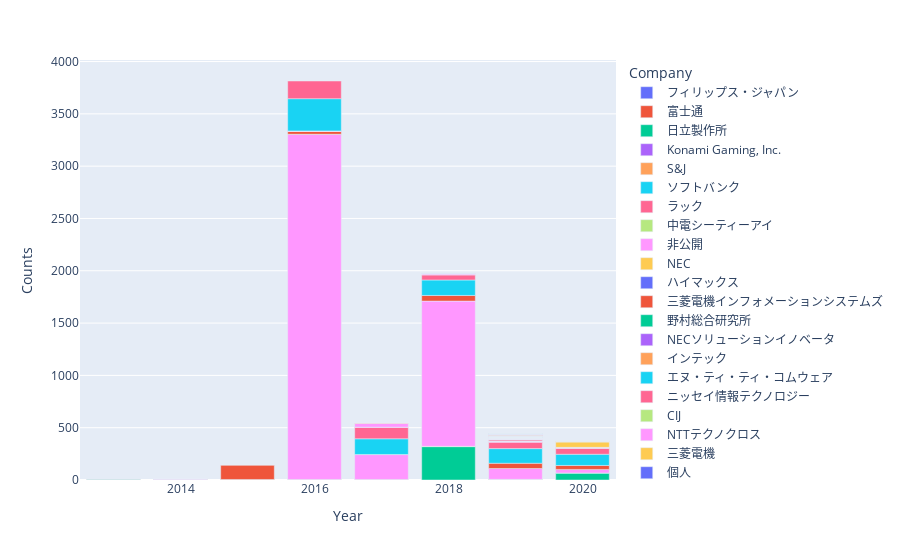

Here is the notebook cell this chart was saved with:
### Code cell
fig = px.bar(
    df_for_plotly,
    x = "Year",
    y = "Counts",
    color = "Company",
)
fig.show()

### Figure 1 — Plotly figure (JSON) as saved in the notebook; plotly's stock layout.template omitted (floating-point values rounded to 4 significant figures)
{"data": [{"alignmentgroup": "True", "hovertemplate": "Company=フィリップス・ジャパン<br>Year=%{x}<br>Counts=%{y}<extra></extra>", "legendgroup": "フィリップス・ジャパン", "marker": {"color": "#636efa"}, "name": "フィリップス・ジャパン", "offsetgroup": "フィリップス・ジャパン", "orientation": "v", "showlegend": true, "textposition": "auto", "type": "bar", "x": [2013], "xaxis": "x", "y": [1], "yaxis": "y"}, {"alignmentgroup": "True", "hovertemplate": "Company=富士通<br>Year=%{x}<br>Counts=%{y}<extra></extra>", "legendgroup": "富士通", "marker": {"color": "#EF553B"}, "name": "富士通", "offsetgroup": "富士通", "orientation": "v", "showlegend": true, "textposition": "auto", "type": "bar", "x": [2013, 2019], "xaxis": "x", "y": [1, 3], "yaxis": "y"}, {"alignmentgroup": "True", "hovertemplate": "Company=日立製作所<br>Year=%{x}<br>Counts=%{y}<extra></extra>", "legendgroup": "日立製作所", "marker": {"color": "#00cc96"}, "name": "日立製作所", "offsetgroup": "日立製作所", "orientation": "v", "showlegend": true, "textposition": "auto", "type": "bar", "x": [2013, 2018, 2019, 2020], "xaxis": "x", "y": [2, 319, 2, 66], "yaxis": "y"}, {"alignmentgroup": "True", "hovertemplate": "Company=Konami Gaming, Inc.<br>Year=%{x}<br>Counts=%{y}<extra></extra>", "legendgroup": "Konami Gaming, Inc.", "marker": {"color": "#ab63fa"}, "name": "Konami Gaming, Inc.", "offsetgroup": "Konami Gaming, Inc.", "orientation": "v", "showlegend": true, "textposition": "auto", "type": "bar", "x": [2014], "xaxis": "x", "y": [1], "yaxis": "y"}, {"alignmentgroup": "True", "hovertemplate": "Company=S&J<br>Year=%{x}<br>Counts=%{y}<extra></extra>", "legendgroup": "S&J", "marker": {"color": "#FFA15A"}, "name": "S&J", "offsetgroup": "S&J", "orientation": "v", "showlegend": true, "textposition": "auto", "type": "bar", "x": [2014], "xaxis": "x", "y": [1], "yaxis": "y"}, {"alignmentgroup": "True", "hovertemplate": "Company=ソフトバンク<br>Year=%{x}<br>Counts=%{y}<extra></extra>", "legendgroup": "ソフトバンク", "marker": {"color": "#19d3f3"}, "name": "ソフトバンク", "offsetgroup": "ソフトバンク", "orientation": "v", "showlegend": true, "textposition": "auto", "type": "bar", "x": [2014], "xaxis": "x", "y": [1], "yaxis": "y"}, {"alignmentgroup": "True", "hovertemplate": "Company=ラック<br>Year=%{x}<br>Counts=%{y}<extra></extra>", "legendgroup": "ラック", "marker": {"color": "#FF6692"}, "name": "ラック", "offsetgroup": "ラック", "orientation": "v", "showlegend": true, "textposition": "auto", "type": "bar", "x": [2014, 2015], "xaxis": "x", "y": [1, 1], "yaxis": "y"}, {"alignmentgroup": "True", "hovertemplate": "Company=中電シーティーアイ<br>Year=%{x}<br>Counts=%{y}<extra></extra>", "legendgroup": "中電シーティーアイ", "marker": {"color": "#B6E880"}, "name": "中電シーティーアイ", "offsetgroup": "中電シーティーアイ", "orientation": "v", "showlegend": true, "textposition": "auto", "type": "bar", "x": [2014, 2015, 2016, 2017, 2018, 2019, 2020], "xaxis": "x", "y": [2, 2, 5, 5, 3, 1, 1], "yaxis": "y"}, {"alignmentgroup": "True", "hovertemplate": "Company=非公開<br>Year=%{x}<br>Counts=%{y}<extra></extra>", "legendgroup": "非公開", "marker": {"color": "#FF97FF"}, "name": "非公開", "offsetgroup": "非公開", "orientation": "v", "showlegend": true, "textposition": "auto", "type": "bar", "x": [2014, 2016, 2017, 2018, 2019, 2020], "xaxis": "x", "y": [3, 3299, 238, 1388, 104, 34], "yaxis": "y"}, {"alignmentgroup": "True", "hovertemplate": "Company=NEC<br>Year=%{x}<br>Counts=%{y}<extra></extra>", "legendgroup": "NEC", "marker": {"color": "#FECB52"}, "name": "NEC", "offsetgroup": "NEC", "orientation": "v", "showlegend": true, "textposition": "auto", "type": "bar", "x": [2015, 2016, 2017], "xaxis": "x", "y": [1, 1, 1], "yaxis": "y"}, {"alignmentgroup": "True", "hovertemplate": "Company=ハイマックス<br>Year=%{x}<br>Counts=%{y}<extra></extra>", "legendgroup": "ハイマックス", "marker": {"color": "#636efa"}, "name": "ハイマックス", "offsetgroup": "ハイマックス", "orientation": "v", "showlegend": true, "textposition": "auto", "type": "bar", "x": [2015], "xaxis": "x", "y": [1], "yaxis": "y"}, {"alignmentgroup": "True", "hovertemplate": "Company=三菱電機インフォメーションシステムズ<br>Year=%{x}<br>Counts=%{y}<extra></extra>", "legendgroup": "三菱電機インフォメーションシステムズ", "marker": {"color": "#EF553B"}, "name": "三菱電機インフォメーションシステムズ", "offsetgroup": "三菱電機インフォメーションシステムズ", "orientation": "v", "showlegend": true, "textposition": "auto", "type": "bar", "x": [2015, 2016, 2018, 2019, 2020], "xaxis": "x", "y": [138, 28, 54, 50, 38], "yaxis": "y"}, {"alignmentgroup": "True", "hovertemplate": "Company=野村総合研究所<br>Year=%{x}<br>Counts=%{y}<extra></extra>", "legendgroup": "野村総合研究所", "marker": {"color": "#00cc96"}, "name": "野村総合研究所", "offsetgroup": "野村総合研究所", "orientation": "v", "showlegend": true, "textposition": "auto", "type": "bar", "x": [2015, 2016], "xaxis": "x", "y": [1, 1], "yaxis": "y"}, {"alignmentgroup": "True", "hovertemplate": "Company=NECソリューションイノベータ<br>Year=%{x}<br>Counts=%{y}<extra></extra>", "legendgroup": "NECソリューションイノベータ", "marker": {"color": "#ab63fa"}, "name": "NECソリューションイノベータ", "offsetgroup": "NECソリューションイノベータ", "orientation": "v", "showlegend": true, "textposition": "auto", "type": "bar", "x": [2016], "xaxis": "x", "y": [1], "yaxis": "y"}, {"alignmentgroup": "True", "hovertemplate": "Company=インテック<br>Year=%{x}<br>Counts=%{y}<extra></extra>", "legendgroup": "インテック", "marker": {"color": "#FFA15A"}, "name": "インテック", "offsetgroup": "インテック", "orientation": "v", "showlegend": true, "textposition": "auto", "type": "bar", "x": [2016], "xaxis": "x", "y": [2], "yaxis": "y"}, {"alignmentgroup": "True", "hovertemplate": "Company=エヌ・ティ・ティ・コムウェア<br>Year=%{x}<br>Counts=%{y}<extra></extra>", "legendgroup": "エヌ・ティ・ティ・コムウェア", "marker": {"color": "#19d3f3"}, "name": "エヌ・ティ・ティ・コムウェア", "offsetgroup": "エヌ・ティ・ティ・コムウェア", "orientation": "v", "showlegend": true, "textposition": "auto", "type": "bar", "x": [2016, 2017, 2018, 2019, 2020], "xaxis": "x", "y": [308, 150, 148, 140, 107], "yaxis": "y"}, {"alignmentgroup": "True", "hovertemplate": "Company=ニッセイ情報テクノロジー<br>Year=%{x}<br>Counts=%{y}<extra></extra>", "legendgroup": "ニッセイ情報テクノロジー", "marker": {"color": "#FF6692"}, "name": "ニッセイ情報テクノロジー", "offsetgroup": "ニッセイ情報テクノロジー", "orientation": "v", "showlegend": true, "textposition": "auto", "type": "bar", "x": [2016, 2017, 2018, 2019, 2020], "xaxis": "x", "y": [169, 110, 48, 61, 57], "yaxis": "y"}, {"alignmentgroup": "True", "hovertemplate": "Company=CIJ<br>Year=%{x}<br>Counts=%{y}<extra></extra>", "legendgroup": "CIJ", "marker": {"color": "#B6E880"}, "name": "CIJ", "offsetgroup": "CIJ", "orientation": "v", "showlegend": true, "textposition": "auto", "type": "bar", "x": [2017], "xaxis": "x", "y": [1], "yaxis": "y"}, {"alignmentgroup": "True", "hovertemplate": "Company=NTTテクノクロス<br>Year=%{x}<br>Counts=%{y}<extra></extra>", "legendgroup": "NTTテクノクロス", "marker": {"color": "#FF97FF"}, "name": "NTTテクノクロス", "offsetgroup": "NTTテクノクロス", "orientation": "v", "showlegend": true, "textposition": "auto", "type": "bar", "x": [2017, 2018, 2019], "xaxis": "x", "y": [38, 10, 9], "yaxis": "y"}, {"alignmentgroup": "True", "hovertemplate": "Company=三菱電機<br>Year=%{x}<br>Counts=%{y}<extra></extra>", "legendgroup": "三菱電機", "marker": {"color": "#FECB52"}, "name": "三菱電機", "offsetgroup": "三菱電機", "orientation": "v", "showlegend": true, "textposition": "auto", "type": "bar", "x": [2017], "xaxis": "x", "y": [1], "yaxis": "y"}, {"alignmentgroup": "True", "hovertemplate": "Company=個人<br>Year=%{x}<br>Counts=%{y}<extra></extra>", "legendgroup": "個人", "marker": {"color": "#636efa"}, "name": "個人", "offsetgroup": "個人", "orientation": "v", "showlegend": true, "textposition": "auto", "type": "bar", "x": [2018], "xaxis": "x", "y": [1], "yaxis": "y"}, {"alignmentgroup": "True", "hovertemplate": "Company=大阪府警察本部<br>Year=%{x}<br>Counts=%{y}<extra></extra>", "legendgroup": "大阪府警察本部", "marker": {"color": "#EF553B"}, "name": "大阪府警察本部", "offsetgroup": "大阪府警察本部", "orientation": "v", "showlegend": true, "textposition": "auto", "type": "bar", "x": [2018], "xaxis": "x", "y": [1], "yaxis": "y"}, {"alignmentgroup": "True", "hovertemplate": "Company=CCアーキテクト<br>Year=%{x}<br>Counts=%{y}<extra></extra>", "legendgroup": "CCアーキテクト", "marker": {"color": "#00cc96"}, "name": "CCアーキテクト", "offsetgroup": "CCアーキテクト", "orientation": "v", "showlegend": true, "textposition": "auto", "type": "bar", "x": [2019], "xaxis": "x", "y": [1], "yaxis": "y"}, {"alignmentgroup": "True", "hovertemplate": "Company=JCCソフト<br>Year=%{x}<br>Counts=%{y}<extra></extra>", "legendgroup": "JCCソフト", "marker": {"color": "#ab63fa"}, "name": "JCCソフト", "offsetgroup": "JCCソフト", "orientation": "v", "showlegend": true, "textposition": "auto", "type": "bar", "x": [2019], "xaxis": "x", "y": [1], "yaxis": "y"}, {"alignmentgroup": "True", "hovertemplate": "Company=Ovum Software<br>Year=%{x}<br>Counts=%{y}<extra></extra>", "legendgroup": "Ovum Software", "marker": {"color": "#FFA15A"}, "name": "Ovum Software", "offsetgroup": "Ovum Software", "orientation": "v", "showlegend": true, "textposition": "auto", "type": "bar", "x": [2019], "xaxis": "x", "y": [1], "yaxis": "y"}, {"alignmentgroup": "True", "hovertemplate": "Company=SHIFT<br>Year=%{x}<br>Counts=%{y}<extra></extra>", "legendgroup": "SHIFT", "marker": {"color": "#19d3f3"}, "name": "SHIFT", "offsetgroup": "SHIFT", "orientation": "v", "showlegend": true, "textposition": "auto", "type": "bar", "x": [2019], "xaxis": "x", "y": [1], "yaxis": "y"}, {"alignmentgroup": "True", "hovertemplate": "Company=みずほ情報総研<br>Year=%{x}<br>Counts=%{y}<extra></extra>", "legendgroup": "みずほ情報総研", "marker": {"color": "#FF6692"}, "name": "みずほ情報総研", "offsetgroup": "みずほ情報総研", "orientation": "v", "showlegend": true, "textposition": "auto", "type": "bar", "x": [2019, 2020], "xaxis": "x", "y": [15, 3], "yaxis": "y"}, {"alignmentgroup": "True", "hovertemplate": "Company=みずほ銀行<br>Year=%{x}<br>Counts=%{y}<extra></extra>", "legendgroup": "みずほ銀行", "marker": {"color": "#B6E880"}, "name": "みずほ銀行", "offsetgroup": "みずほ銀行", "orientation": "v", "showlegend": true, "textposition": "auto", "type": "bar", "x": [2019], "xaxis": "x", "y": [1], "yaxis": "y"}, {"alignmentgroup": "True", "hovertemplate": "Company=アイテック阪急阪神<br>Year=%{x}<br>Counts=%{y}<extra></extra>", "legendgroup": "アイテック阪急阪神", "marker": {"color": "#FF97FF"}, "name": "アイテック阪急阪神", "offsetgroup": "アイテック阪急阪神", "orientation": "v", "showlegend": true, "textposition": "auto", "type": "bar", "x": [2019], "xaxis": "x", "y": [1], "yaxis": "y"}, {"alignmentgroup": "True", "hovertemplate": "Company=アジア航測<br>Year=%{x}<br>Counts=%{y}<extra></extra>", "legendgroup": "アジア航測", "marker": {"color": "#FECB52"}, "name": "アジア航測", "offsetgroup": "アジア航測", "orientation": "v", "showlegend": true, "textposition": "auto", "type": "bar", "x": [2019], "xaxis": "x", "y": [1], "yaxis": "y"}, {"alignmentgroup": "True", "hovertemplate": "Company=インテグレーションテクノロジー<br>Year=%{x}<br>Counts=%{y}<extra></extra>", "legendgroup": "インテグレーションテクノロジー", "marker": {"color": "#636efa"}, "name": "インテグレーションテクノロジー", "offsetgroup": "インテグレーションテクノロジー", "orientation": "v", "showlegend": true, "textposition": "auto", "type": "bar", "x": [2019], "xaxis": "x", "y": [1], "yaxis": "y"}, {"alignmentgroup": "True", "hovertemplate": "Company=イー・フォース<br>Year=%{x}<br>Counts=%{y}<extra></extra>", "legendgroup": "イー・フォース", "marker": {"color": "#EF553B"}, "name": "イー・フォース", "offsetgroup": "イー・フォース", "orientation": "v", "showlegend": true, "textposition": "auto", "type": "bar", "x": [2019], "xaxis": "x", "y": [1], "yaxis": "y"}, {"alignmentgroup": "True", "hovertemplate": "Company=エクセディア・コンサルティング<br>Year=%{x}<br>Counts=%{y}<extra></extra>", "legendgroup": "エクセディア・コンサルティング", "marker": {"color": "#00cc96"}, "name": "エクセディア・コンサルティング", "offsetgroup": "エクセディア・コンサルティング", "orientation": "v", "showlegend": true, "textposition": "auto", "type": "bar", "x": [2019], "xaxis": "x", "y": [1], "yaxis": "y"}, {"alignmentgroup": "True", "hovertemplate": "Company=エリクソン・ジャパン<br>Year=%{x}<br>Counts=%{y}<extra></extra>", "legendgroup": "エリクソン・ジャパン", "marker": {"color": "#ab63fa"}, "name": "エリクソン・ジャパン", "offsetgroup": "エリクソン・ジャパン", "orientation": "v", "showlegend": true, "textposition": "auto", "type": "bar", "x": [2019], "xaxis": "x", "y": [1], "yaxis": "y"}, {"alignmentgroup": "True", "hovertemplate": "Company=クリモトビジネスアソシエイツ<br>Year=%{x}<br>Counts=%{y}<extra></extra>", "legendgroup": "クリモトビジネスアソシエイツ", "marker": {"color": "#FFA15A"}, "name": "クリモトビジネスアソシエイツ", "offsetgroup": "クリモトビジネスアソシエイツ", "orientation": "v", "showlegend": true, "textposition": "auto", "type": "bar", "x": [2019], "xaxis": "x", "y": [1], "yaxis": "y"}, {"alignmentgroup": "True", "hovertemplate": "Company=コンピュートロン<br>Year=%{x}<br>Counts=%{y}<extra></extra>", "legendgroup": "コンピュートロン", "marker": {"color": "#19d3f3"}, "name": "コンピュートロン", "offsetgroup": "コンピュートロン", "orientation": "v", "showlegend": true, "textposition": "auto", "type": "bar", "x": [2019], "xaxis": "x", "y": [1], "yaxis": "y"}, {"alignmentgroup": "True", "hovertemplate": "Company=スクウェア・エニックス<br>Year=%{x}<br>Counts=%{y}<extra></extra>", "legendgroup": "スクウェア・エニックス", "marker": {"color": "#FF6692"}, "name": "スクウェア・エニックス", "offsetgroup": "スクウェア・エニックス", "orientation": "v", "showlegend": true, "textposition": "auto", "type": "bar", "x": [2019], "xaxis": "x", "y": [1], "yaxis": "y"}, {"alignmentgroup": "True", "hovertemplate": "Company=ソフトウェアコントロール<br>Year=%{x}<br>Counts=%{y}<extra></extra>", "legendgroup": "ソフトウェアコントロール", "marker": {"color": "#B6E880"}, "name": "ソフトウェアコントロール", "offsetgroup": "ソフトウェアコントロール", "orientation": "v", "showlegend": true, "textposition": "auto", "type": "bar", "x": [2019], "xaxis": "x", "y": [1], "yaxis": "y"}, {"alignmentgroup": "True", "hovertemplate": "Company=ソフトバンク・テクノロジー<br>Year=%{x}<br>Counts=%{y}<extra></extra>", "legendgroup": "ソフトバンク・テクノロジー", "marker": {"color": "#FF97FF"}, "name": "ソフトバンク・テクノロジー", "offsetgroup": "ソフトバンク・テクノロジー", "orientation": "v", "showlegend": true, "textposition": "auto", "type": "bar", "x": [2019], "xaxis": "x", "y": [1], "yaxis": "y"}, {"alignmentgroup": "True", "hovertemplate": "Company=デンソー<br>Year=%{x}<br>Counts=%{y}<extra></extra>", "legendgroup": "デンソー", "marker": {"color": "#FECB52"}, "name": "デンソー", "offsetgroup": "デンソー", "orientation": "v", "showlegend": true, "textposition": "auto", "type": "bar", "x": [2019], "xaxis": "x", "y": [1], "yaxis": "y"}, {"alignmentgroup": "True", "hovertemplate": "Company=トヨタ自動車<br>Year=%{x}<br>Counts=%{y}<extra></extra>", "legendgroup": "トヨタ自動車", "marker": {"color": "#636efa"}, "name": "トヨタ自動車", "offsetgroup": "トヨタ自動車", "orientation": "v", "showlegend": true, "textposition": "auto", "type": "bar", "x": [2019], "xaxis": "x", "y": [1], "yaxis": "y"}, {"alignmentgroup": "True", "hovertemplate": "Company=ハルコム<br>Year=%{x}<br>Counts=%{y}<extra></extra>", "legendgroup": "ハルコム", "marker": {"color": "#EF553B"}, "name": "ハルコム", "offsetgroup": "ハルコム", "orientation": "v", "showlegend": true, "textposition": "auto", "type": "bar", "x": [2019], "xaxis": "x", "y": [1], "yaxis": "y"}, {"alignmentgroup": "True", "hovertemplate": "Company=ファースト<br>Year=%{x}<br>Counts=%{y}<extra></extra>", "legendgroup": "ファースト", "marker": {"color": "#00cc96"}, "name": "ファースト", "offsetgroup": "ファースト", "orientation": "v", "showlegend": true, "textposition": "auto", "type": "bar", "x": [2019], "xaxis": "x", "y": [1], "yaxis": "y"}, {"alignmentgroup": "True", "hovertemplate": "Company=マクニカ<br>Year=%{x}<br>Counts=%{y}<extra></extra>", "legendgroup": "マクニカ", "marker": {"color": "#ab63fa"}, "name": "マクニカ", "offsetgroup": "マクニカ", "orientation": "v", "showlegend": true, "textposition": "auto", "type": "bar", "x": [2019], "xaxis": "x", "y": [1], "yaxis": "y"}, {"alignmentgroup": "True", "hovertemplate": "Company=リコー<br>Year=%{x}<br>Counts=%{y}<extra></extra>", "legendgroup": "リコー", "marker": {"color": "#FFA15A"}, "name": "リコー", "offsetgroup": "リコー", "orientation": "v", "showlegend": true, "textposition": "auto", "type": "bar", "x": [2019, 2020], "xaxis": "x", "y": [1, 2], "yaxis": "y"}, {"alignmentgroup": "True", "hovertemplate": "Company=三井物産セキュアディレクション<br>Year=%{x}<br>Counts=%{y}<extra></extra>", "legendgroup": "三井物産セキュアディレクション", "marker": {"color": "#19d3f3"}, "name": "三井物産セキュアディレクション", "offsetgroup": "三井物産セキュアディレクション", "orientation": "v", "showlegend": true, "textposition": "auto", "type": "bar", "x": [2019], "xaxis": "x", "y": [1], "yaxis": "y"}, {"alignmentgroup": "True", "hovertemplate": "Company=三菱電機マイコン機器ソフトウエア<br>Year=%{x}<br>Counts=%{y}<extra></extra>", "legendgroup": "三菱電機マイコン機器ソフトウエア", "marker": {"color": "#FF6692"}, "name": "三菱電機マイコン機器ソフトウエア", "offsetgroup": "三菱電機マイコン機器ソフトウエア", "orientation": "v", "showlegend": true, "textposition": "auto", "type": "bar", "x": [2019], "xaxis": "x", "y": [1], "yaxis": "y"}, {"alignmentgroup": "True", "hovertemplate": "Company=京セラ<br>Year=%{x}<br>Counts=%{y}<extra></extra>", "legendgroup": "京セラ", "marker": {"color": "#B6E880"}, "name": "京セラ", "offsetgroup": "京セラ", "orientation": "v", "showlegend": true, "textposition": "auto", "type": "bar", "x": [2019], "xaxis": "x", "y": [1], "yaxis": "y"}, {"alignmentgroup": "True", "hovertemplate": "Company=力武健次技術士事務所<br>Year=%{x}<br>Counts=%{y}<extra></extra>", "legendgroup": "力武健次技術士事務所", "marker": {"color": "#FF97FF"}, "name": "力武健次技術士事務所", "offsetgroup": "力武健次技術士事務所", "orientation": "v", "showlegend": true, "textposition": "auto", "type": "bar", "x": [2019], "xaxis": "x", "y": [1], "yaxis": "y"}, {"alignmentgroup": "True", "hovertemplate": "Company=坂東技術士事務所<br>Year=%{x}<br>Counts=%{y}<extra></extra>", "legendgroup": "坂東技術士事務所", "marker": {"color": "#FECB52"}, "name": "坂東技術士事務所", "offsetgroup": "坂東技術士事務所", "orientation": "v", "showlegend": true, "textposition": "auto", "type": "bar", "x": [2019], "xaxis": "x", "y": [1], "yaxis": "y"}, {"alignmentgroup": "True", "hovertemplate": "Company=大脇技術士事務所<br>Year=%{x}<br>Counts=%{y}<extra></extra>", "legendgroup": "大脇技術士事務所", "marker": {"color": "#636efa"}, "name": "大脇技術士事務所", "offsetgroup": "大脇技術士事務所", "orientation": "v", "showlegend": true, "textposition": "auto", "type": "bar", "x": [2019], "xaxis": "x", "y": [1], "yaxis": "y"}, {"alignmentgroup": "True", "hovertemplate": "Company=太平洋工業<br>Year=%{x}<br>Counts=%{y}<extra></extra>", "legendgroup": "太平洋工業", "marker": {"color": "#EF553B"}, "name": "太平洋工業", "offsetgroup": "太平洋工業", "orientation": "v", "showlegend": true, "textposition": "auto", "type": "bar", "x": [2019], "xaxis": "x", "y": [1], "yaxis": "y"}, {"alignmentgroup": "True", "hovertemplate": "Company=山下設計<br>Year=%{x}<br>Counts=%{y}<extra></extra>", "legendgroup": "山下設計", "marker": {"color": "#00cc96"}, "name": "山下設計", "offsetgroup": "山下設計", "orientation": "v", "showlegend": true, "textposition": "auto", "type": "bar", "x": [2019], "xaxis": "x", "y": [1], "yaxis": "y"}, {"alignmentgroup": "True", "hovertemplate": "Company=山脇学園<br>Year=%{x}<br>Counts=%{y}<extra></extra>", "legendgroup": "山脇学園", "marker": {"color": "#ab63fa"}, "name": "山脇学園", "offsetgroup": "山脇学園", "orientation": "v", "showlegend": true, "textposition": "auto", "type": "bar", "x": [2019], "xaxis": "x", "y": [1], "yaxis": "y"}, {"alignmentgroup": "True", "hovertemplate": "Company=日本工営<br>Year=%{x}<br>Counts=%{y}<extra></extra>", "legendgroup": "日本工営", "marker": {"color": "#FFA15A"}, "name": "日本工営", "offsetgroup": "日本工営", "orientation": "v", "showlegend": true, "textposition": "auto", "type": "bar", "x": [2019], "xaxis": "x", "y": [2], "yaxis": "y"}, {"alignmentgroup": "True", "hovertemplate": "Company=日本ＮＣＲ<br>Year=%{x}<br>Counts=%{y}<extra></extra>", "legendgroup": "日本ＮＣＲ", "marker": {"color": "#19d3f3"}, "name": "日本ＮＣＲ", "offsetgroup": "日本ＮＣＲ", "orientation": "v", "showlegend": true, "textposition": "auto", "type": "bar", "x": [2019], "xaxis": "x", "y": [1], "yaxis": "y"}, {"alignmentgroup": "True", "hovertemplate": "Company=日立システムズ<br>Year=%{x}<br>Counts=%{y}<extra></extra>", "legendgroup": "日立システムズ", "marker": {"color": "#FF6692"}, "name": "日立システムズ", "offsetgroup": "日立システムズ", "orientation": "v", "showlegend": true, "textposition": "auto", "type": "bar", "x": [2019], "xaxis": "x", "y": [1], "yaxis": "y"}, {"alignmentgroup": "True", "hovertemplate": "Company=日立ソリューションズ・クリエイト<br>Year=%{x}<br>Counts=%{y}<extra></extra>", "legendgroup": "日立ソリューションズ・クリエイト", "marker": {"color": "#B6E880"}, "name": "日立ソリューションズ・クリエイト", "offsetgroup": "日立ソリューションズ・クリエイト", "orientation": "v", "showlegend": true, "textposition": "auto", "type": "bar", "x": [2019], "xaxis": "x", "y": [1], "yaxis": "y"}, {"alignmentgroup": "True", "hovertemplate": "Company=日立産機システム<br>Year=%{x}<br>Counts=%{y}<extra></extra>", "legendgroup": "日立産機システム", "marker": {"color": "#FF97FF"}, "name": "日立産機システム", "offsetgroup": "日立産機システム", "orientation": "v", "showlegend": true, "textposition": "auto", "type": "bar", "x": [2019], "xaxis": "x", "y": [1], "yaxis": "y"}, {"alignmentgroup": "True", "hovertemplate": "Company=東京ガスｉネット<br>Year=%{x}<br>Counts=%{y}<extra></extra>", "legendgroup": "東京ガスｉネット", "marker": {"color": "#FECB52"}, "name": "東京ガスｉネット", "offsetgroup": "東京ガスｉネット", "orientation": "v", "showlegend": true, "textposition": "auto", "type": "bar", "x": [2019], "xaxis": "x", "y": [1], "yaxis": "y"}, {"alignmentgroup": "True", "hovertemplate": "Company=東京工業高等専門学校<br>Year=%{x}<br>Counts=%{y}<extra></extra>", "legendgroup": "東京工業高等専門学校", "marker": {"color": "#636efa"}, "name": "東京工業高等専門学校", "offsetgroup": "東京工業高等専門学校", "orientation": "v", "showlegend": true, "textposition": "auto", "type": "bar", "x": [2019], "xaxis": "x", "y": [1], "yaxis": "y"}, {"alignmentgroup": "True", "hovertemplate": "Company=東芝インフラシステムズ<br>Year=%{x}<br>Counts=%{y}<extra></extra>", "legendgroup": "東芝インフラシステムズ", "marker": {"color": "#EF553B"}, "name": "東芝インフラシステムズ", "offsetgroup": "東芝インフラシステムズ", "orientation": "v", "showlegend": true, "textposition": "auto", "type": "bar", "x": [2019], "xaxis": "x", "y": [6], "yaxis": "y"}, {"alignmentgroup": "True", "hovertemplate": "Company=東芝デジタルソリューションズ<br>Year=%{x}<br>Counts=%{y}<extra></extra>", "legendgroup": "東芝デジタルソリューションズ", "marker": {"color": "#00cc96"}, "name": "東芝デジタルソリューションズ", "offsetgroup": "東芝デジタルソリューションズ", "orientation": "v", "showlegend": true, "textposition": "auto", "type": "bar", "x": [2019], "xaxis": "x", "y": [1], "yaxis": "y"}, {"alignmentgroup": "True", "hovertemplate": "Company=松下技術士事務所<br>Year=%{x}<br>Counts=%{y}<extra></extra>", "legendgroup": "松下技術士事務所", "marker": {"color": "#ab63fa"}, "name": "松下技術士事務所", "offsetgroup": "松下技術士事務所", "orientation": "v", "showlegend": true, "textposition": "auto", "type": "bar", "x": [2019], "xaxis": "x", "y": [1], "yaxis": "y"}, {"alignmentgroup": "True", "hovertemplate": "Company=柏原コンサルティングオフィス<br>Year=%{x}<br>Counts=%{y}<extra></extra>", "legendgroup": "柏原コンサルティングオフィス", "marker": {"color": "#FFA15A"}, "name": "柏原コンサルティングオフィス", "offsetgroup": "柏原コンサルティングオフィス", "orientation": "v", "showlegend": true, "textposition": "auto", "type": "bar", "x": [2019], "xaxis": "x", "y": [1], "yaxis": "y"}, {"alignmentgroup": "True", "hovertemplate": "Company=沖電気工業<br>Year=%{x}<br>Counts=%{y}<extra></extra>", "legendgroup": "沖電気工業", "marker": {"color": "#19d3f3"}, "name": "沖電気工業", "offsetgroup": "沖電気工業", "orientation": "v", "showlegend": true, "textposition": "auto", "type": "bar", "x": [2019], "xaxis": "x", "y": [1], "yaxis": "y"}, {"alignmentgroup": "True", "hovertemplate": "Company=石川Ｅ＆ＩＴ技術士事務所<br>Year=%{x}<br>Counts=%{y}<extra></extra>", "legendgroup": "石川Ｅ＆ＩＴ技術士事務所", "marker": {"color": "#FF6692"}, "name": "石川Ｅ＆ＩＴ技術士事務所", "offsetgroup": "石川Ｅ＆ＩＴ技術士事務所", "orientation": "v", "showlegend": true, "textposition": "auto", "type": "bar", "x": [2019], "xaxis": "x", "y": [1], "yaxis": "y"}, {"alignmentgroup": "True", "hovertemplate": "Company=神戸学院大学<br>Year=%{x}<br>Counts=%{y}<extra></extra>", "legendgroup": "神戸学院大学", "marker": {"color": "#B6E880"}, "name": "神戸学院大学", "offsetgroup": "神戸学院大学", "orientation": "v", "showlegend": true, "textposition": "auto", "type": "bar", "x": [2019], "xaxis": "x", "y": [1], "yaxis": "y"}, {"alignmentgroup": "True", "hovertemplate": "Company=鍜治技術士事務所<br>Year=%{x}<br>Counts=%{y}<extra></extra>", "legendgroup": "鍜治技術士事務所", "marker": {"color": "#FF97FF"}, "name": "鍜治技術士事務所", "offsetgroup": "鍜治技術士事務所", "orientation": "v", "showlegend": true, "textposition": "auto", "type": "bar", "x": [2019], "xaxis": "x", "y": [1], "yaxis": "y"}, {"alignmentgroup": "True", "hovertemplate": "Company=関電システムズ<br>Year=%{x}<br>Counts=%{y}<extra></extra>", "legendgroup": "関電システムズ", "marker": {"color": "#FECB52"}, "name": "関電システムズ", "offsetgroup": "関電システムズ", "orientation": "v", "showlegend": true, "textposition": "auto", "type": "bar", "x": [2019], "xaxis": "x", "y": [1], "yaxis": "y"}, {"alignmentgroup": "True", "hovertemplate": "Company=電設コンサルタンツ株式会社<br>Year=%{x}<br>Counts=%{y}<extra></extra>", "legendgroup": "電設コンサルタンツ株式会社", "marker": {"color": "#636efa"}, "name": "電設コンサルタンツ株式会社", "offsetgroup": "電設コンサルタンツ株式会社", "orientation": "v", "showlegend": true, "textposition": "auto", "type": "bar", "x": [2019], "xaxis": "x", "y": [1], "yaxis": "y"}, {"alignmentgroup": "True", "hovertemplate": "Company=電通国際情報サービス<br>Year=%{x}<br>Counts=%{y}<extra></extra>", "legendgroup": "電通国際情報サービス", "marker": {"color": "#EF553B"}, "name": "電通国際情報サービス", "offsetgroup": "電通国際情報サービス", "orientation": "v", "showlegend": true, "textposition": "auto", "type": "bar", "x": [2019], "xaxis": "x", "y": [1], "yaxis": "y"}, {"alignmentgroup": "True", "hovertemplate": "Company=飯田ICT技術士事務所<br>Year=%{x}<br>Counts=%{y}<extra></extra>", "legendgroup": "飯田ICT技術士事務所", "marker": {"color": "#00cc96"}, "name": "飯田ICT技術士事務所", "offsetgroup": "飯田ICT技術士事務所", "orientation": "v", "showlegend": true, "textposition": "auto", "type": "bar", "x": [2019], "xaxis": "x", "y": [1], "yaxis": "y"}, {"alignmentgroup": "True", "hovertemplate": "Company=ＬＳＥＴ<br>Year=%{x}<br>Counts=%{y}<extra></extra>", "legendgroup": "ＬＳＥＴ", "marker": {"color": "#ab63fa"}, "name": "ＬＳＥＴ", "offsetgroup": "ＬＳＥＴ", "orientation": "v", "showlegend": true, "textposition": "auto", "type": "bar", "x": [2019], "xaxis": "x", "y": [1], "yaxis": "y"}, {"alignmentgroup": "True", "hovertemplate": "Company=ＮＤＳ<br>Year=%{x}<br>Counts=%{y}<extra></extra>", "legendgroup": "ＮＤＳ", "marker": {"color": "#FFA15A"}, "name": "ＮＤＳ", "offsetgroup": "ＮＤＳ", "orientation": "v", "showlegend": true, "textposition": "auto", "type": "bar", "x": [2019], "xaxis": "x", "y": [1], "yaxis": "y"}, {"alignmentgroup": "True", "hovertemplate": "Company=NTT西日本<br>Year=%{x}<br>Counts=%{y}<extra></extra>", "legendgroup": "NTT西日本", "marker": {"color": "#19d3f3"}, "name": "NTT西日本", "offsetgroup": "NTT西日本", "orientation": "v", "showlegend": true, "textposition": "auto", "type": "bar", "x": [2020], "xaxis": "x", "y": [1], "yaxis": "y"}, {"alignmentgroup": "True", "hovertemplate": "Company=みずほ信託銀行<br>Year=%{x}<br>Counts=%{y}<extra></extra>", "legendgroup": "みずほ信託銀行", "marker": {"color": "#FF6692"}, "name": "みずほ信託銀行", "offsetgroup": "みずほ信託銀行", "orientation": "v", "showlegend": true, "textposition": "auto", "type": "bar", "x": [2020], "xaxis": "x", "y": [1], "yaxis": "y"}, {"alignmentgroup": "True", "hovertemplate": "Company=アルプスアルパイン<br>Year=%{x}<br>Counts=%{y}<extra></extra>", "legendgroup": "アルプスアルパイン", "marker": {"color": "#B6E880"}, "name": "アルプスアルパイン", "offsetgroup": "アルプスアルパイン", "orientation": "v", "showlegend": true, "textposition": "auto", "type": "bar", "x": [2020], "xaxis": "x", "y": [1], "yaxis": "y"}, {"alignmentgroup": "True", "hovertemplate": "Company=タクマ<br>Year=%{x}<br>Counts=%{y}<extra></extra>", "legendgroup": "タクマ", "marker": {"color": "#FF97FF"}, "name": "タクマ", "offsetgroup": "タクマ", "orientation": "v", "showlegend": true, "textposition": "auto", "type": "bar", "x": [2020], "xaxis": "x", "y": [1], "yaxis": "y"}, {"alignmentgroup": "True", "hovertemplate": "Company=リコーITソリューションズ<br>Year=%{x}<br>Counts=%{y}<extra></extra>", "legendgroup": "リコーITソリューションズ", "marker": {"color": "#FECB52"}, "name": "リコーITソリューションズ", "offsetgroup": "リコーITソリューションズ", "orientation": "v", "showlegend": true, "textposition": "auto", "type": "bar", "x": [2020], "xaxis": "x", "y": [53], "yaxis": "y"}, {"alignmentgroup": "True", "hovertemplate": "Company=三倉エンジニアリング<br>Year=%{x}<br>Counts=%{y}<extra></extra>", "legendgroup": "三倉エンジニアリング", "marker": {"color": "#636efa"}, "name": "三倉エンジニアリング", "offsetgroup": "三倉エンジニアリング", "orientation": "v", "showlegend": true, "textposition": "auto", "type": "bar", "x": [2020], "xaxis": "x", "y": [1], "yaxis": "y"}, {"alignmentgroup": "True", "hovertemplate": "Company=吉川技術士事務所<br>Year=%{x}<br>Counts=%{y}<extra></extra>", "legendgroup": "吉川技術士事務所", "marker": {"color": "#EF553B"}, "name": "吉川技術士事務所", "offsetgroup": "吉川技術士事務所", "orientation": "v", "showlegend": true, "textposition": "auto", "type": "bar", "x": [2020], "xaxis": "x", "y": [1], "yaxis": "y"}, {"alignmentgroup": "True", "hovertemplate": "Company=日本電技<br>Year=%{x}<br>Counts=%{y}<extra></extra>", "legendgroup": "日本電技", "marker": {"color": "#00cc96"}, "name": "日本電技", "offsetgroup": "日本電技", "orientation": "v", "showlegend": true, "textposition": "auto", "type": "bar", "x": [2020], "xaxis": "x", "y": [1], "yaxis": "y"}], "layout": {"barmode": "relative", "legend": {"title": {"text": "Company"}, "tracegroupgap": 0}, "margin": {"t": 60}, "xaxis": {"anchor": "y", "domain": [0, 1], "title": {"text": "Year"}}, "yaxis": {"anchor": "x", "domain": [0, 1], "title": {"text": "Counts"}}}}
